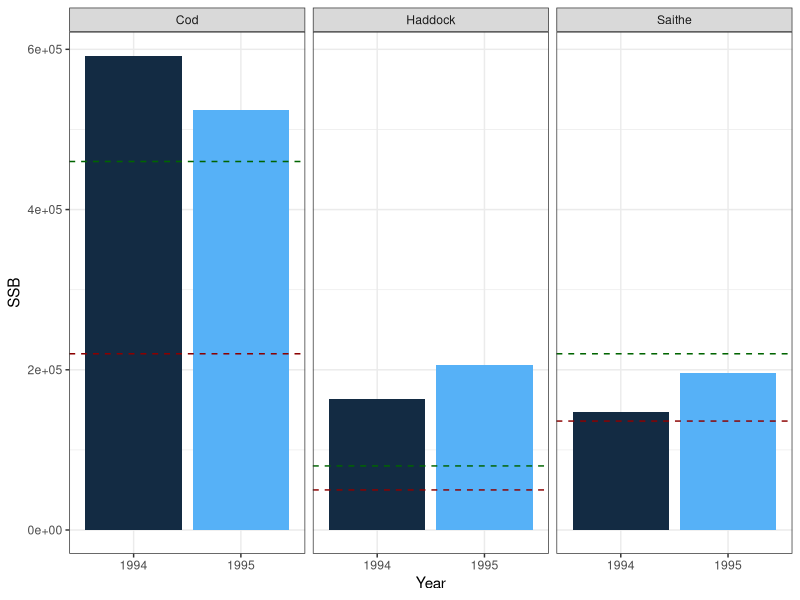
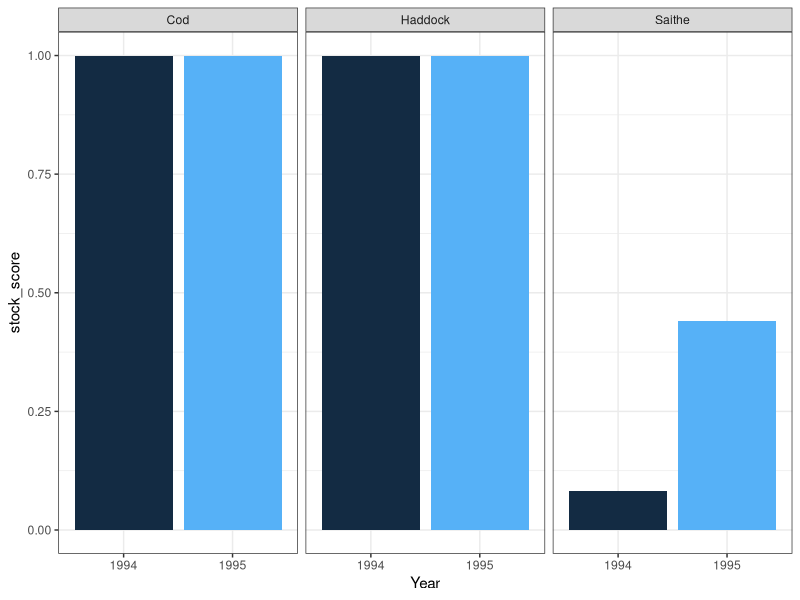
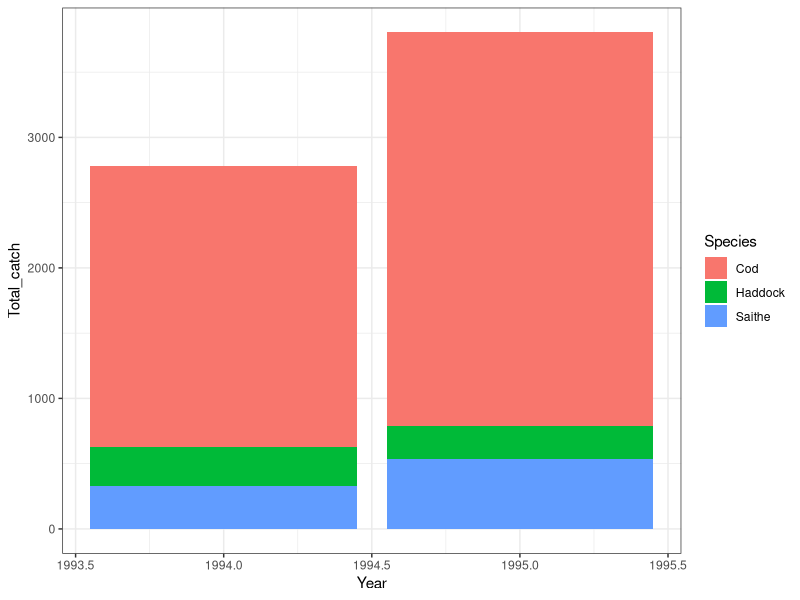
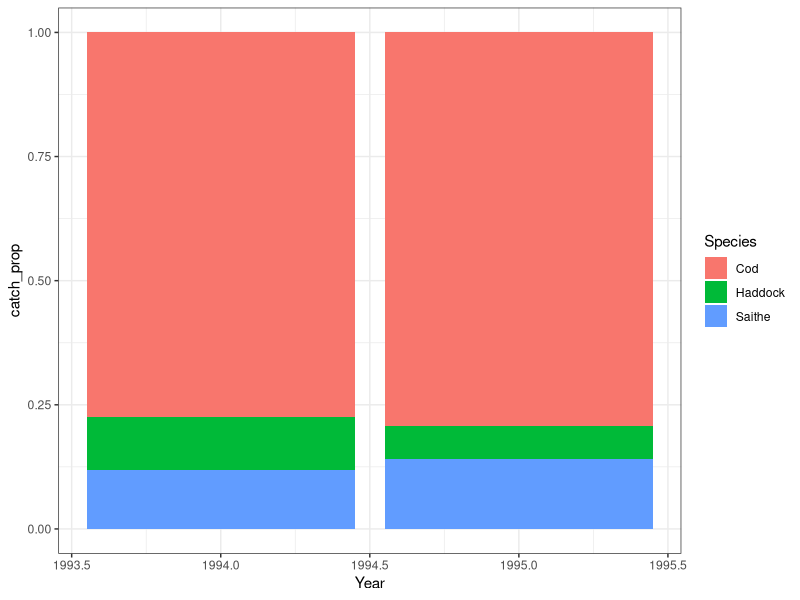
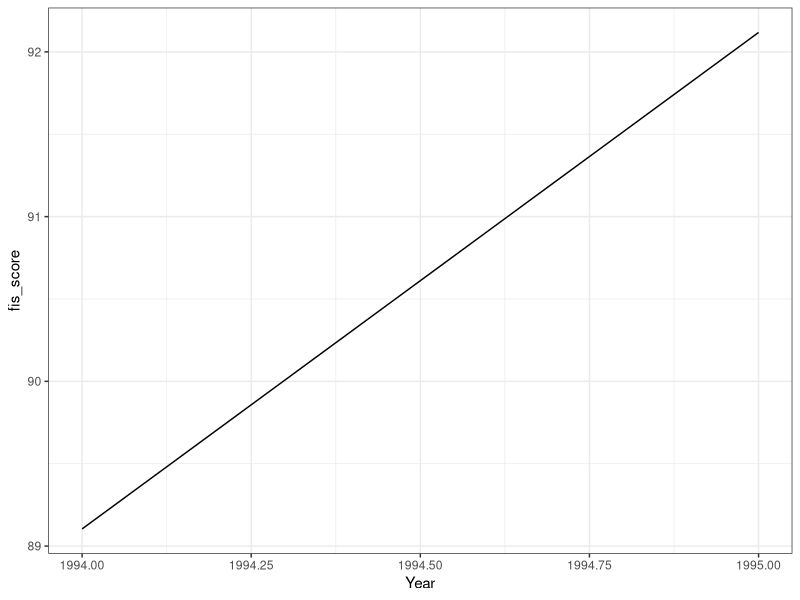

The R script that drew these images, in order:
## ---- chunk 1
#install.packages("tidyverse", "zoo")
library(tidyverse)
library(zoo) #use this for a rolling average - rollmean()

raw <- read_csv("playdata_fisheries10.04.19.csv")
## ---- chunk 2
data <- raw %>%
  mutate(SSB_Blim  = SSB/Blim,
         Blim_Bmsy = Blim/Bmsy)

ggplot(data, aes(x = as.factor(Year), y = SSB, fill = Year)) +
  geom_col() +
  facet_wrap(~Species) +
  theme_bw() +
  geom_hline(aes(yintercept = Blim), col = "darkred", linetype = "dashed") +
  geom_hline(aes(yintercept = Bmsy), col = "darkgreen", linetype = "dashed") +
  theme(legend.position = "none") +
  labs(x = "Year")
## ---- chunk 3
data_scores <- data %>% 
  mutate(stock_score = case_when(
    SSB.Bmsy >= 1 ~ 1,
    SSB.Bmsy < 1 & SSB.Bmsy > Blim_Bmsy ~ (SSB.Bmsy - Blim_Bmsy)/Blim_Bmsy,
    SSB.Bmsy <= Blim_Bmsy ~ 0
  ))

ggplot(data_scores, aes(x = as.factor(Year), y = stock_score, fill = Year)) +
  geom_col() +
  theme_bw() +
  facet_wrap(~Species) +
  theme(legend.position = "none") +
  xlab("Year")
## ---- chunk 4
data_catch_weight <- data_scores %>%
  group_by(Year, Municip_number, Municip_name) %>%
  mutate(total_tons = sum(Total_catch)) %>%
  ungroup() %>%
  mutate(catch_prop = Total_catch/total_tons,
         catch_weighted_score = catch_prop*stock_score)

#total catch
ggplot(data_catch_weight, aes(x = Year, y = Total_catch, fill = Species)) +
  geom_col() +
  theme_bw() +
  labs(main = "Total catch of three species in Bodo")

#proportional catch
ggplot(data_catch_weight, aes(x = Year, y = catch_prop, fill = Species)) +
  geom_col() +
  theme_bw() +
  labs(main = "Proportional catch of three species in Bodo")
## ---- chunk 5
scores <- data_catch_weight %>%
  group_by(Year, Municip_number, Municip_name) %>%
  summarize(fis_score = sum(catch_weighted_score)*100)

ggplot(scores, aes(x = Year, y = fis_score)) +
  geom_line() +
  theme_bw() #minimal ggplot theme
